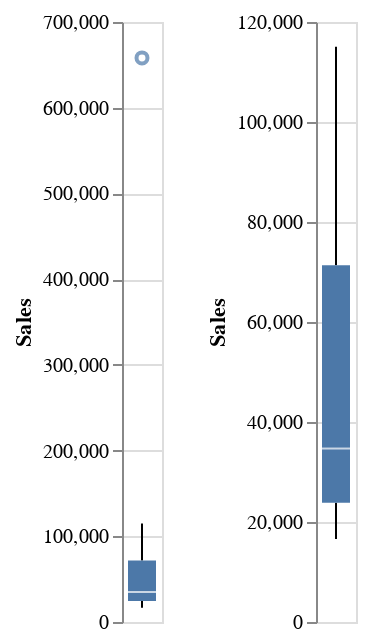

This figure's notebook cell:
### Markdown cell above
### 5. ¿Cuál es el rango que existe entre las ventas?

### Code cell
alt.Chart(df).mark_boxplot().encode(
    y = alt.Y('Sales')
) | alt.Chart(companies).mark_boxplot().encode(
    y = alt.Y('Sales')
).interactive()

### Figure 1 — Vega-Lite specification as saved in the notebook (floating-point values rounded to 4 significant figures)
{"config": {"view": {"continuousWidth": 400, "continuousHeight": 300}}, "hconcat": [{"data": {"name": "data-0fbaf84e8f0f7d7f527747f9806e7599"}, "mark": "boxplot", "encoding": {"y": {"type": "quantitative", "field": "Sales"}}}, {"data": {"name": "data-60c343d455ee5ec4c3cc19acc86c5583"}, "mark": "boxplot", "encoding": {"y": {"type": "quantitative", "field": "Sales"}}, "selection": {"selector002": {"type": "interval", "bind": "scales", "encodings": ["x", "y"]}}}], "$schema": "https://vega.github.io/schema/vega-lite/v4.8.1.json", "datasets": {"data-0fbaf84e8f0f7d7f527747f9806e7599": [{"Company": "Walmart US", "Sales": 658119, "Stores": 4574.0, "Sales/Avg. Store": 65.65, "Store Count Growth": 0.01284, "Category": "Supercenters"}, {"Company": "Kroger", "Sales": 115037, "Stores": 3931.0, "Sales/Avg. Store": 30.03, "Store Count Growth": 0.05389, "Category": "Grocery"}, {"Company": "Costco", "Sales": 90048, "Stores": 495.0, "Sales/Avg. Store": 187.8, "Store Count Growth": 0.06681, "Category": "Warehouse Club"}, {"Company": "Home Depot", "Sales": 83976, "Stores": 1965.0, "Sales/Avg. Store": 42.74, "Store Count Growth": 0.0, "Category": "Home Improvement"}, {"Company": "Walgreen Boots", "Sales": 78924, "Stores": 8002.0, "Sales/Avg. Store": 9.811, "Store Count Growth": -0.01051, "Category": "Drug Stores"}, {"Company": "CVS incl. Target", "Sales": 77792, "Stores": 9813.0, "Sales/Avg. Store": 8.826, "Store Count Growth": 0.2557, "Category": "Drug Stores"}, {"Company": "Amazon", "Sales": 71687, "Stores": null, "Sales/Avg. Store": null, "Store Count Growth": null, "Category": "Electronic/Mail Order"}, {"Company": "Target", "Sales": 71208, "Stores": 1772.0, "Sales/Avg. Store": 39.98, "Store Count Growth": -0.01006, "Category": "Supercenters"}, {"Company": "Lowe's", "Sales": 60311, "Stores": 1828.0, "Sales/Avg. Store": 33.31, "Store Count Growth": 0.01952, "Category": "Home Improvement"}, {"Company": "Albertsons", "Sales": 56829, "Stores": 2326.0, "Sales/Avg. Store": 23.88, "Store Count Growth": -0.04437, "Category": "Grocery"}, {"Company": "Sam's Club", "Sales": 56828, "Stores": 655.0, "Sales/Avg. Store": 87.29, "Store Count Growth": 0.01236, "Category": "Warehouse Clubs"}, {"Company": "Apple incl. Online", "Sales": 37664, "Stores": null, "Sales/Avg. Store": null, "Store Count Growth": null, "Category": null}, {"Company": "Best Buy", "Sales": 34980, "Stores": 1389.0, "Sales/Avg. Store": 24.69, "Store Count Growth": -0.03875, "Category": "Electronics"}, {"Company": "Publix", "Sales": 34408, "Stores": 1351.0, "Sales/Avg. Store": 26.0, "Store Count Growth": 0.04244, "Category": "Grocery"}, {"Company": "Rite Aid", "Sales": 27486, "Stores": 4553.0, "Sales/Avg. Store": 6.026, "Store Count Growth": -0.00372, "Category": "Drug Stores"}, {"Company": "Ahold", "Sales": 26903, "Stores": 794.0, "Sales/Avg. Store": 34.45, "Store Count Growth": 0.03385, "Category": "Grocery"}, {"Company": "Macy's", "Sales": 26028, "Stores": 889.0, "Sales/Avg. Store": 30.44, "Store Count Growth": 0.08283, "Category": "Department Stores"}, {"Company": "TJX", "Sales": 25012, "Stores": 2770.0, "Sales/Avg. Store": 9.37, "Store Count Growth": 0.07824, "Category": "Apparel"}, {"Company": "Aldi", "Sales": 24402, "Stores": 2021.0, "Sales/Avg. Store": 12.72, "Store Count Growth": 0.1123, "Category": "Grocery"}, {"Company": "Dollar General", "Sales": 22234, "Stores": 13350.0, "Sales/Avg. Store": 1.769, "Store Count Growth": 0.1324, "Category": "Dollar Stores"}, {"Company": "Dollar Tree", "Sales": 21464, "Stores": 14250.0, "Sales/Avg. Store": 1.564, "Store Count Growth": 0.07963, "Category": "Dollar Stores"}, {"Company": "HEB", "Sales": 21384, "Stores": 323.0, "Sales/Avg. Store": 66.83, "Store Count Growth": 0.01893, "Category": "Grocery"}, {"Company": "Kohl's", "Sales": 19060, "Stores": 1169.0, "Sales/Avg. Store": 16.35, "Store Count Growth": 0.006024, "Category": "Department Stores"}, {"Company": "Delhaize", "Sales": 18201, "Stores": 1280.0, "Sales/Avg. Store": 13.78, "Store Count Growth": -0.05952, "Category": "Grocery"}, {"Company": "Meijer", "Sales": 16592, "Stores": 231.0, "Sales/Avg. Store": 74.74, "Store Count Growth": 0.08451, "Category": "Supercenters"}], "data-60c343d455ee5ec4c3cc19acc86c5583": [{"Company": "Kroger", "Sales": 115037, "Stores": 3931.0, "Sales/Avg. Store": 30.03, "Store Count Growth": 0.05389, "Category": "Grocery"}, {"Company": "Costco", "Sales": 90048, "Stores": 495.0, "Sales/Avg. Store": 187.8, "Store Count Growth": 0.06681, "Category": "Warehouse Club"}, {"Company": "Home Depot", "Sales": 83976, "Stores": 1965.0, "Sales/Avg. Store": 42.74, "Store Count Growth": 0.0, "Category": "Home Improvement"}, {"Company": "Walgreen Boots", "Sales": 78924, "Stores": 8002.0, "Sales/Avg. Store": 9.811, "Store Count Growth": -0.01051, "Category": "Drug Stores"}, {"Company": "CVS incl. Target", "Sales": 77792, "Stores": 9813.0, "Sales/Avg. Store": 8.826, "Store Count Growth": 0.2557, "Category": "Drug Stores"}, {"Company": "Amazon", "Sales": 71687, "Stores": null, "Sales/Avg. Store": null, "Store Count Growth": null, "Category": "Electronic/Mail Order"}, {"Company": "Target", "Sales": 71208, "Stores": 1772.0, "Sales/Avg. Store": 39.98, "Store Count Growth": -0.01006, "Category": "Supercenters"}, {"Company": "Lowe's", "Sales": 60311, "Stores": 1828.0, "Sales/Avg. Store": 33.31, "Store Count Growth": 0.01952, "Category": "Home Improvement"}, {"Company": "Albertsons", "Sales": 56829, "Stores": 2326.0, "Sales/Avg. Store": 23.88, "Store Count Growth": -0.04437, "Category": "Grocery"}, {"Company": "Sam's Club", "Sales": 56828, "Stores": 655.0, "Sales/Avg. Store": 87.29, "Store Count Growth": 0.01236, "Category": "Warehouse Clubs"}, {"Company": "Apple incl. Online", "Sales": 37664, "Stores": null, "Sales/Avg. Store": null, "Store Count Growth": null, "Category": null}, {"Company": "Best Buy", "Sales": 34980, "Stores": 1389.0, "Sales/Avg. Store": 24.69, "Store Count Growth": -0.03875, "Category": "Electronics"}, {"Company": "Publix", "Sales": 34408, "Stores": 1351.0, "Sales/Avg. Store": 26.0, "Store Count Growth": 0.04244, "Category": "Grocery"}, {"Company": "Rite Aid", "Sales": 27486, "Stores": 4553.0, "Sales/Avg. Store": 6.026, "Store Count Growth": -0.00372, "Category": "Drug Stores"}, {"Company": "Ahold", "Sales": 26903, "Stores": 794.0, "Sales/Avg. Store": 34.45, "Store Count Growth": 0.03385, "Category": "Grocery"}, {"Company": "Macy's", "Sales": 26028, "Stores": 889.0, "Sales/Avg. Store": 30.44, "Store Count Growth": 0.08283, "Category": "Department Stores"}, {"Company": "TJX", "Sales": 25012, "Stores": 2770.0, "Sales/Avg. Store": 9.37, "Store Count Growth": 0.07824, "Category": "Apparel"}, {"Company": "Aldi", "Sales": 24402, "Stores": 2021.0, "Sales/Avg. Store": 12.72, "Store Count Growth": 0.1123, "Category": "Grocery"}, {"Company": "Dollar General", "Sales": 22234, "Stores": 13350.0, "Sales/Avg. Store": 1.769, "Store Count Growth": 0.1324, "Category": "Dollar Stores"}, {"Company": "Dollar Tree", "Sales": 21464, "Stores": 14250.0, "Sales/Avg. Store": 1.564, "Store Count Growth": 0.07963, "Category": "Dollar Stores"}, {"Company": "HEB", "Sales": 21384, "Stores": 323.0, "Sales/Avg. Store": 66.83, "Store Count Growth": 0.01893, "Category": "Grocery"}, {"Company": "Kohl's", "Sales": 19060, "Stores": 1169.0, "Sales/Avg. Store": 16.35, "Store Count Growth": 0.006024, "Category": "Department Stores"}, {"Company": "Delhaize", "Sales": 18201, "Stores": 1280.0, "Sales/Avg. Store": 13.78, "Store Count Growth": -0.05952, "Category": "Grocery"}, {"Company": "Meijer", "Sales": 16592, "Stores": 231.0, "Sales/Avg. Store": 74.74, "Store Count Growth": 0.08451, "Category": "Supercenters"}]}}
